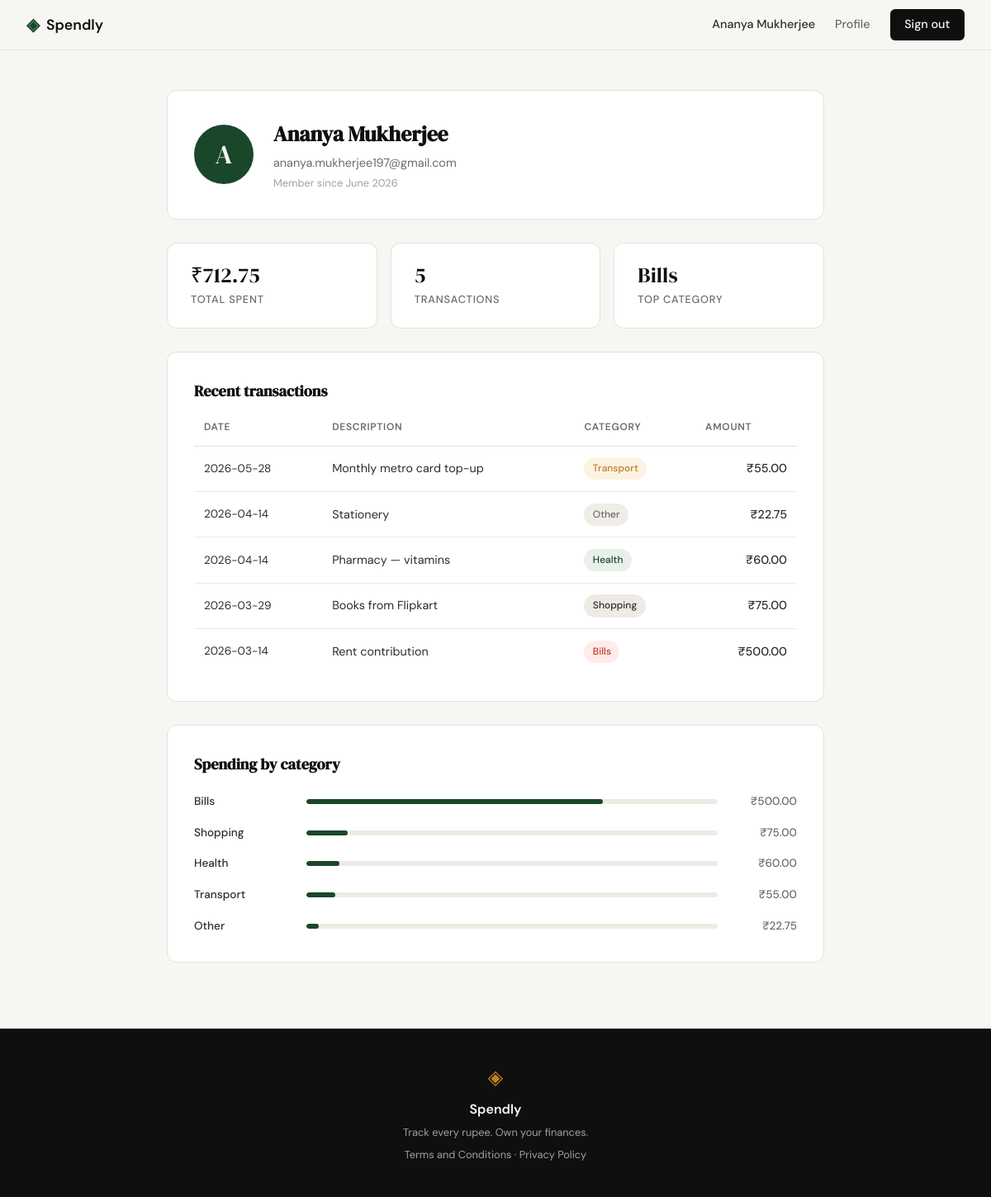
Screenshot of /profile (signed in) with the database file from the repository.
### tables this page shows
CREATE TABLE users (
            id            INTEGER PRIMARY KEY AUTOINCREMENT,
            name          TEXT    NOT NULL,
            email         TEXT    UNIQUE NOT NULL,
            password_hash TEXT    NOT NULL,
            created_at    TEXT    DEFAULT (datetime('now'))
        );

CREATE TABLE expenses (
            id          INTEGER PRIMARY KEY AUTOINCREMENT,
            user_id     INTEGER NOT NULL REFERENCES users(id),
            amount      REAL    NOT NULL,
            category    TEXT    NOT NULL,
            date        TEXT    NOT NULL,
            description TEXT,
            created_at  TEXT    DEFAULT (datetime('now'))
        );

### app.py (the view)
@app.route("/profile")
def profile():
    if "user_id" not in session:
        return redirect(url_for("login"))
    user_id = session["user_id"]
    user = get_user_by_id(user_id)
    if user is None:
        abort(404)
    return render_template(
        "profile.html",
        user=user,
        stats=get_summary_stats(user_id),
        transactions=get_recent_transactions(user_id, limit=10),
        categories=get_category_breakdown(user_id),
    )

### database/db.py (called while the page is built)
def get_db():
    conn = sqlite3.connect(DB_PATH)
    conn.row_factory = sqlite3.Row
    conn.execute("PRAGMA foreign_keys = ON")
    return conn

### database/queries.py (called while the page is built)
def get_user_by_id(user_id):
    conn = get_db()
    row = conn.execute(
        "SELECT name, email, created_at FROM users WHERE id = ?",
        (user_id,)
    ).fetchone()
    conn.close()
    if row is None:
        return None
    dt = datetime.datetime.strptime(row["created_at"], "%Y-%m-%d %H:%M:%S")
    return {
        "name": row["name"],
        "email": row["email"],
        "member_since": dt.strftime("%B %Y"),
    }

def get_summary_stats(user_id):
    conn = get_db()
    totals = conn.execute(
        "SELECT COALESCE(SUM(amount), 0) AS total_spent, COUNT(*) AS transaction_count "
        "FROM expenses WHERE user_id = ?",
        (user_id,)
    ).fetchone()
    top = conn.execute(
        "SELECT category FROM expenses WHERE user_id = ? "
        "GROUP BY category ORDER BY SUM(amount) DESC LIMIT 1",
        (user_id,)
    ).fetchone()
    conn.close()
    return {
        "total_spent": totals["total_spent"],
        "transaction_count": totals["transaction_count"],
        "top_category": top["category"] if top is not None else "—",
    }

def get_recent_transactions(user_id, limit=10):
    conn = get_db()
    rows = conn.execute(
        "SELECT date, description, category, amount FROM expenses "
        "WHERE user_id = ? ORDER BY date DESC, id DESC LIMIT ?",
        (user_id, limit)
    ).fetchall()
    conn.close()
    return [
        {
            "date": r["date"],
            "description": r["description"],
            "category": r["category"],
            "amount": r["amount"],
        }
        for r in rows
    ]

def get_category_breakdown(user_id):
    conn = get_db()
    rows = conn.execute(
        "SELECT category AS name, SUM(amount) AS amount FROM expenses "
        "WHERE user_id = ? GROUP BY category ORDER BY amount DESC",
        (user_id,)
    ).fetchall()
    conn.close()
    if not rows:
        return []
    total = sum(r["amount"] for r in rows)
    result = [
        {"name": r["name"], "amount": r["amount"], "pct": int(r["amount"] / total * 100)}
        for r in rows
    ]
    result[0]["pct"] += 100 - sum(item["pct"] for item in result)
    return result

### templates/profile.html (shortened to what this page needs)
{% extends "base.html" %}
{% block head %}
<link rel="stylesheet" href="{{ url_for('static', filename='css/profile.css') }}">
{% endblock %}
{% block content %}
<div class="profile-page">
    <section class="profile-card profile-header">
        <div class="profile-avatar">{{ user.name[0] | upper }}</div>
        <div class="profile-user-details">
            <h1 class="profile-name">{{ user.name }}</h1>
            <p class="profile-email">{{ user.email }}</p>
            <p class="profile-since">Member since {{ user.member_since }}</p>
        </div>
    </section>
    <section class="profile-stats">
        <div class="stat-tile">
            <span class="stat-value">₹{{ "%.2f"|format(stats.total_spent) }}</span>
            <span class="stat-label">Total spent</span>
        </div>
        <div class="stat-tile">
            <span class="stat-value">{{ stats.transaction_count }}</span>
            <span class="stat-label">Transactions</span>
        </div>
        <div class="stat-tile">
            <span class="stat-value">{{ stats.top_category }}</span>
            <span class="stat-label">Top category</span>
        </div>
    </section>
    <section class="profile-card profile-table-section">
        <h2 class="section-title">Recent transactions</h2>
        <table class="profile-table">
            <thead>
                <tr>
                    <th>Date</th>
                    <th>Description</th>
                    <th>Category</th>
                    <th class="col-amount">Amount</th>
                </tr>
            </thead>
            <tbody>
                {% for tx in transactions %}
                <tr>
                    <td class="col-date">{{ tx.date }}</td>
                    <td>{{ tx.description }}</td>
                    <td>
                        <span class="badge badge-{{ tx.category | lower }}">{{ tx.category }}</span>
                    </td>
                    <td class="col-amount">₹{{ "%.2f"|format(tx.amount) }}</td>
                </tr>
                {% endfor %}
            </tbody>
        </table>
    </section>
    <section class="profile-card profile-categories">
        <h2 class="section-title">Spending by category</h2>
        <div class="category-list">
            {% for cat in categories %}
            <div class="category-row">
                <span class="category-name">{{ cat.name }}</span>
                <div class="mock-bar-track">
                    <div class="profile-bar" style="--bar-pct: {{ cat.pct }}%"></div>
                </div>
                <span class="category-amount">₹{{ "%.2f"|format(cat.amount) }}</span>
            </div>
            {% endfor %}
        </div>
    </section>
</div>
{% endblock %}

### templates/base.html (shortened to what this page needs)
<!DOCTYPE html>
<html lang="en">
<head>
    <link rel="stylesheet" href="{{ url_for('static', filename='css/style.css') }}">
    {% block head %}{% endblock %}
</head>
<body>
    <nav class="navbar">
        <div class="nav-inner">
            <a href="{{ url_for('landing') }}" class="nav-brand">
                <span class="brand-icon">◈</span>
                <span class="brand-name">Spendly</span>
            </a>
            <div class="nav-links">
                {% if session.get("user_id") %}
                <span class="nav-username">{{ session.get("user_name") }}</span>
                <a href="{{ url_for('profile') }}">Profile</a>
                <a href="{{ url_for('logout') }}" class="nav-cta">Sign out</a>
                {% else %}
                <a href="{{ url_for('login') }}">Sign in</a>
                <a href="{{ url_for('register') }}" class="nav-cta">Get started</a>
                {% endif %}
            </div>
        </div>
    </nav>
    <main class="main-content">
        {% block content %}{% endblock %}
    </main>
    <footer class="footer">
        <div class="footer-inner">
            <span class="brand-icon">◈</span>
            <span class="footer-name">Spendly</span>
            <p class="footer-copy">Track every rupee. Own your finances.</p>
            <p class="footer-links"><a href="/terms">Terms and Conditions</a> · <a href="/privacy">Privacy Policy</a></p>
        </div>
    </footer>
</body>
</html>

### static/css/style.css (style rules this page uses)
:root { --ink: #0f0f0f; --ink-soft: #2d2d2d; --ink-muted: #6b6b6b; --ink-faint: #a0a0a0; --paper: #f7f6f3; --paper-warm: #f0ede6; --paper-card: #ffffff; --accent: #1a472a; --accent-light: #e8f0eb; --accent-2: #c17f24; --accent-2-light: #fdf3e3; --danger: #c0392b; --danger-light: #fdecea; --border: #e4e1da; --border-soft: #eeebe4; --font-display: 'DM Serif Display', Georgia, serif; --font-body: 'DM Sans', system-ui, sans-serif; --max-width: 1200px; --auth-width: 440px; --radius-sm: 6px; --radius-md: 12px; --radius-lg: 20px; }
*, *::before, *::after { box-sizing: border-box; margin: 0; padding: 0; }
html { font-size: 16px; scroll-behavior: smooth; }
body { background: var(--paper); color: var(--ink); font-family: var(--font-body); font-size: 1rem; line-height: 1.6; -webkit-font-smoothing: antialiased; }
a { color: inherit; text-decoration: none; }
.navbar { position: sticky; top: 0; z-index: 100; background: var(--paper); border-bottom: 1px solid var(--border); padding: 0 2rem; }
.nav-inner { max-width: var(--max-width); margin: 0 auto; height: 60px; display: flex; align-items: center; justify-content: space-between; }
.nav-brand { display: flex; align-items: center; gap: 0.5rem; font-family: var(--font-body); font-weight: 600; font-size: 1.1rem; color: var(--ink); }
.brand-icon { color: var(--accent); font-size: 1.3rem; }
.brand-name { color: var(--ink); }
.nav-links { display: flex; align-items: center; gap: 1.5rem; font-size: 0.9rem; font-weight: 500; }
.nav-links a { color: var(--ink-muted); transition: color 0.2s; }
.nav-cta { background: var(--ink) !important; color: var(--paper) !important; padding: 0.45rem 1.1rem; border-radius: var(--radius-sm); transition: background 0.2s !important; }
.main-content { min-height: calc(100vh - 60px - 100px); }
.mock-bar-track { height: 6px; background: var(--border-soft); border-radius: 999px; overflow: hidden; }
.footer { background: var(--ink); color: var(--paper); padding: 2.5rem 2rem; text-align: center; }
.footer-inner { display: flex; flex-direction: column; align-items: center; gap: 0.4rem; }
.footer .brand-icon { color: var(--accent-2); font-size: 1.5rem; }
.footer-name { font-weight: 600; font-size: 1rem; }
.footer-copy { font-size: 0.8rem; color: var(--ink-faint); }
.footer-links { font-size: 0.8rem; color: var(--ink-faint); }
.footer-links a { color: var(--ink-faint); transition: color 0.2s; }

### rows the page displays
users: get "Ananya Mukherjee", name "A", name "Ananya Mukherjee", email "ananya.mukherjee197@gmail.com"
expenses: top_category "Bills", date "2026-03-14", description "Rent contribution", category "Bills", amount "500.00", name "Bills", {{ cat.pct }} 72 (drawn)
expenses: date "2026-05-28", description "Monthly metro card top-up", category "Transport", amount "55.00", name "Transport", {{ cat.pct }} 7 (drawn)
expenses: date "2026-04-14", description "Stationery", category "Other", amount "22.75", name "Other", {{ cat.pct }} 3 (drawn)
expenses: date "2026-04-14", description "Pharmacy — vitamins", category "Health", amount "60.00", name "Health", {{ cat.pct }} 8 (drawn)
expenses: date "2026-03-29", description "Books from Flipkart", category "Shopping", amount "75.00", name "Shopping", {{ cat.pct }} 10 (drawn)

### other values shown
{{ user.member_since }} "June 2026"
{{ "%.2f"|format(stats.total_spent) }} "712.75"
{{ stats.transaction_count }} "5"
